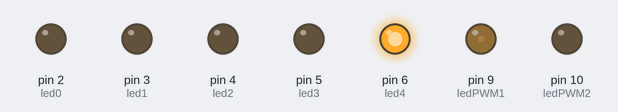
Bench run of a sketch on a simulated Arduino Uno, built with avr-gcc and run on an emulated ATmega328P. Shown: output pins drawn as LEDs (lit = HIGH).

Above: at 0.45 s.
At 0.7 s:
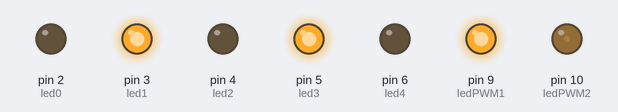
At 1.05 s:
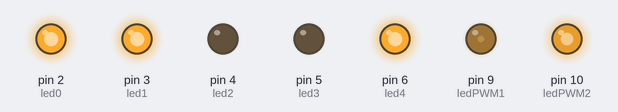
At 1.55 s:
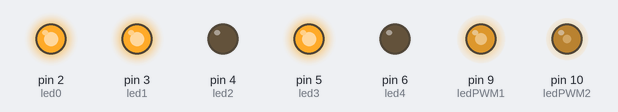
At 2.05 s:
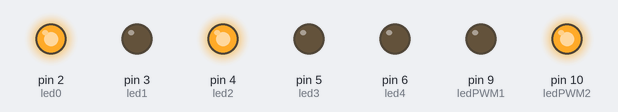
At 2.5 s:
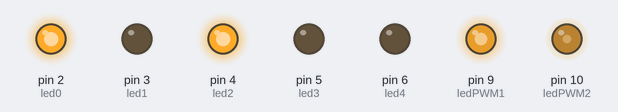
Timing chart, 0 to 5.8 s (numbered marks = the images above):
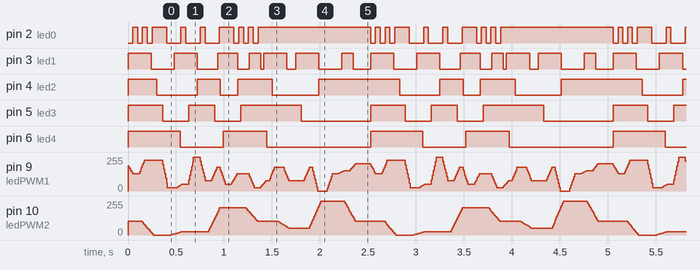

The sketch:

AtkelarXMas.ino
```cpp
// (licence header left out)
#include "avr/pgmspace.h"
// We need a tad bit more space for the blink-pattern table so
// we use the program space library and read back the data on-the-go.

// The LED port defaults are: 9 and 10 for PWM output, 2 to 6 for digital.
// The defaults keep pin 0 and 1 free to have
// debugging TX/RX available if needed.

#define ledPWM1 9
#define ledPWM2 10

#define led0 2
#define led1 3
#define led2 4
#define led3 5
#define led4 6

// The number of steps in the array. Could be calculated by length-of-data / 8.
#define STEPS 165

// The actual light info. To keep the loop simple, we use one byte per pin
// Version 2 would benefit from a structure with bits for digital outputs
// compressed into bit pattern. That way we could *maybe* get away without
// the progmem library. But the pattern generator would be more complicated.
// Pattern data is: 5 digital ports followed by 2 analog ports followed by
// the delay value. The actual loop delay might be slightly larger because
// of all the reading/writing overhead but should be neglectable in MHz clocks.
const byte data[] PROGMEM = {
  LOW, HIGH, HIGH, HIGH, HIGH, 191, 102, 10,
  LOW, HIGH, HIGH, HIGH, HIGH, 179, 102, 10,
  LOW, HIGH, HIGH, HIGH, HIGH, 166, 102, 10,
  LOW, HIGH, HIGH, HIGH, HIGH, 153, 102, 10,
  LOW, HIGH, HIGH, HIGH, HIGH, 141, 102, 10,
  HIGH, HIGH, HIGH, HIGH, HIGH, 128, 102, 50,
  LOW, HIGH, HIGH, HIGH, HIGH, 128, 102, 20,
  LOW, HIGH, HIGH, HIGH, HIGH, 145, 102, 10,
  LOW, HIGH, HIGH, HIGH, HIGH, 162, 102, 10,
  LOW, HIGH, HIGH, HIGH, HIGH, 179, 102, 10,
  HIGH, HIGH, HIGH, HIGH, HIGH, 196, 94, 10,
  HIGH, HIGH, HIGH, HIGH, HIGH, 213, 85, 10,
  HIGH, HIGH, HIGH, HIGH, HIGH, 230, 76, 10,
  HIGH, HIGH, HIGH, HIGH, HIGH, 230, 68, 10,
  HIGH, HIGH, HIGH, HIGH, HIGH, 230, 60, 10,
  LOW, HIGH, HIGH, HIGH, HIGH, 230, 51, 10,
  LOW, HIGH, HIGH, HIGH, HIGH, 230, 42, 10,
  LOW, HIGH, HIGH, HIGH, HIGH, 230, 34, 10,
  LOW, HIGH, HIGH, HIGH, HIGH, 230, 26, 10,
  LOW, LOW, HIGH, HIGH, HIGH, 230, 17, 10,
  HIGH, LOW, HIGH, HIGH, HIGH, 230, 8, 10,
  HIGH, LOW, HIGH, HIGH, HIGH, 230, 0, 40,
  HIGH, LOW, LOW, HIGH, HIGH, 230, 0, 60,
  HIGH, LOW, LOW, LOW, HIGH, 196, 0, 10,
  HIGH, LOW, LOW, LOW, HIGH, 162, 0, 10,
  HIGH, LOW, LOW, LOW, HIGH, 128, 0, 10,
  HIGH, LOW, LOW, LOW, HIGH, 94, 0, 10,
  LOW, LOW, LOW, LOW, HIGH, 60, 0, 10,
  LOW, LOW, LOW, LOW, HIGH, 26, 0, 40,
  LOW, LOW, LOW, LOW, HIGH, 26, 2, 10,
  LOW, LOW, LOW, LOW, HIGH, 26, 4, 10,
  LOW, LOW, LOW, LOW, HIGH, 26, 6, 10,
  LOW, HIGH, LOW, LOW, HIGH, 26, 9, 10,
  LOW, HIGH, LOW, LOW, HIGH, 26, 11, 10,
  LOW, HIGH, LOW, LOW, HIGH, 26, 13, 10,
  LOW, HIGH, LOW, LOW, HIGH, 30, 15, 10,
  LOW, HIGH, LOW, LOW, HIGH, 34, 17, 10,
  LOW, HIGH, LOW, LOW, HIGH, 38, 20, 10,
  LOW, HIGH, LOW, LOW, LOW, 43, 22, 10,
  HIGH, HIGH, LOW, LOW, LOW, 47, 24, 10,
  HIGH, HIGH, LOW, LOW, LOW, 51, 26, 40,
  LOW, HIGH, LOW, LOW, LOW, 51, 26, 30,
  LOW, HIGH, LOW, HIGH, LOW, 85, 26, 10,
  LOW, HIGH, LOW, HIGH, LOW, 119, 26, 10,
  LOW, HIGH, LOW, HIGH, LOW, 153, 26, 10,
  LOW, HIGH, LOW, HIGH, LOW, 187, 26, 10,
  LOW, HIGH, LOW, HIGH, LOW, 221, 26, 10,
  LOW, HIGH, LOW, HIGH, LOW, 255, 26, 40,
  LOW, LOW, HIGH, HIGH, LOW, 255, 26, 30,
  HIGH, LOW, HIGH, HIGH, LOW, 225, 26, 10,
  HIGH, LOW, HIGH, HIGH, LOW, 195, 26, 10,
  HIGH, LOW, HIGH, HIGH, LOW, 165, 26, 10,
  HIGH, LOW, HIGH, HIGH, LOW, 136, 26, 10,
  HIGH, LOW, HIGH, HIGH, LOW, 106, 26, 10,
  LOW, LOW, HIGH, HIGH, LOW, 76, 26, 40,
  LOW, LOW, HIGH, HIGH, LOW, 76, 41, 10,
  LOW, LOW, HIGH, HIGH, LOW, 76, 56, 10,
  LOW, LOW, HIGH, HIGH, LOW, 76, 70, 10,
  LOW, LOW, HIGH, HIGH, LOW, 93, 85, 10,
  LOW, LOW, HIGH, HIGH, LOW, 110, 100, 10,
  LOW, LOW, HIGH, HIGH, LOW, 127, 115, 10,
  LOW, LOW, HIGH, LOW, LOW, 144, 130, 10,
  LOW, LOW, HIGH, LOW, LOW, 161, 145, 10,
  LOW, LOW, HIGH, LOW, LOW, 178, 160, 10,
  LOW, HIGH, HIGH, LOW, LOW, 178, 174, 10,
  LOW, HIGH, HIGH, LOW, LOW, 178, 189, 10,
  HIGH, HIGH, HIGH, LOW, LOW, 178, 204, 10,
  HIGH, HIGH, LOW, LOW, LOW, 157, 204, 10,
  HIGH, HIGH, LOW, LOW, LOW, 136, 204, 10,
  HIGH, HIGH, LOW, LOW, LOW, 115, 204, 10,
  HIGH, HIGH, LOW, LOW, HIGH, 93, 204, 10,
  HIGH, HIGH, LOW, LOW, HIGH, 72, 204, 10,
  HIGH, HIGH, LOW, LOW, HIGH, 51, 204, 70,
  HIGH, HIGH, LOW, LOW, HIGH, 64, 204, 10,
  HIGH, HIGH, LOW, LOW, HIGH, 77, 204, 10,
  LOW, HIGH, LOW, LOW, HIGH, 90, 204, 10,
  LOW, HIGH, LOW, LOW, HIGH, 102, 204, 10,
  LOW, HIGH, LOW, LOW, HIGH, 115, 204, 10,
  LOW, HIGH, LOW, LOW, HIGH, 128, 204, 10,
  LOW, LOW, HIGH, LOW, HIGH, 128, 204, 10,
  HIGH, LOW, HIGH, LOW, HIGH, 128, 204, 20,
  HIGH, LOW, HIGH, HIGH, HIGH, 128, 204, 30,
  LOW, LOW, HIGH, HIGH, HIGH, 128, 204, 30,
  LOW, LOW, HIGH, HIGH, HIGH, 128, 196, 10,
  LOW, LOW, HIGH, HIGH, HIGH, 128, 187, 10,
  HIGH, LOW, HIGH, HIGH, HIGH, 128, 178, 10,
  HIGH, HIGH, HIGH, HIGH, HIGH, 111, 170, 10,
  HIGH, HIGH, HIGH, HIGH, HIGH, 94, 162, 10,
  HIGH, HIGH, HIGH, HIGH, HIGH, 77, 153, 10,
  HIGH, HIGH, HIGH, HIGH, HIGH, 60, 144, 10,
  LOW, HIGH, HIGH, HIGH, HIGH, 43, 136, 10,
  LOW, HIGH, HIGH, HIGH, HIGH, 26, 128, 10,
  LOW, HIGH, HIGH, HIGH, HIGH, 26, 119, 10,
  LOW, HIGH, HIGH, HIGH, HIGH, 26, 110, 10,
  LOW, HIGH, HIGH, HIGH, HIGH, 26, 102, 10,
  HIGH, HIGH, HIGH, HIGH, HIGH, 26, 102, 30,
  HIGH, LOW, HIGH, HIGH, HIGH, 34, 102, 10,
  HIGH, LOW, HIGH, HIGH, HIGH, 43, 102, 10,
  HIGH, LOW, HIGH, HIGH, HIGH, 51, 102, 10,
  HIGH, HIGH, HIGH, HIGH, HIGH, 59, 102, 10,
  HIGH, HIGH, HIGH, HIGH, HIGH, 68, 102, 10,
  HIGH, HIGH, HIGH, HIGH, HIGH, 76, 102, 10,
  HIGH, HIGH, HIGH, HIGH, LOW, 76, 102, 30,
  HIGH, HIGH, HIGH, HIGH, LOW, 93, 102, 10,
  HIGH, HIGH, HIGH, HIGH, LOW, 110, 102, 10,
  HIGH, HIGH, HIGH, HIGH, LOW, 127, 102, 10,
  HIGH, HIGH, LOW, HIGH, LOW, 144, 102, 10,
  HIGH, HIGH, LOW, HIGH, LOW, 161, 102, 10,
  HIGH, HIGH, LOW, HIGH, LOW, 178, 102, 40,
  HIGH, HIGH, LOW, HIGH, LOW, 178, 98, 10,
  HIGH, HIGH, LOW, HIGH, LOW, 178, 94, 10,
  HIGH, HIGH, LOW, HIGH, LOW, 178, 89, 10,
  HIGH, HIGH, LOW, HIGH, LOW, 178, 85, 10,
  HIGH, HIGH, LOW, HIGH, LOW, 178, 81, 10,
  HIGH, HIGH, LOW, HIGH, LOW, 178, 76, 10,
  HIGH, HIGH, LOW, HIGH, LOW, 161, 72, 10,
  HIGH, HIGH, LOW, HIGH, LOW, 144, 68, 10,
  HIGH, HIGH, LOW, HIGH, LOW, 127, 64, 10,
  HIGH, LOW, LOW, HIGH, LOW, 110, 60, 10,
  HIGH, LOW, LOW, HIGH, LOW, 93, 55, 10,
  HIGH, LOW, LOW, HIGH, LOW, 76, 51, 70,
  HIGH, HIGH, LOW, HIGH, LOW, 76, 51, 60,
  HIGH, HIGH, LOW, LOW, LOW, 76, 51, 30,
  HIGH, HIGH, LOW, LOW, LOW, 93, 51, 10,
  HIGH, HIGH, LOW, LOW, LOW, 110, 51, 10,
  HIGH, HIGH, LOW, LOW, LOW, 127, 51, 10,
  HIGH, HIGH, LOW, LOW, LOW, 144, 51, 10,
  HIGH, HIGH, LOW, LOW, LOW, 161, 51, 10,
  HIGH, HIGH, LOW, LOW, LOW, 178, 51, 10,
  HIGH, HIGH, LOW, LOW, LOW, 178, 68, 10,
  HIGH, HIGH, LOW, LOW, LOW, 178, 85, 10,
  HIGH, HIGH, LOW, LOW, LOW, 178, 102, 10,
  HIGH, HIGH, LOW, LOW, LOW, 148, 119, 10,
  HIGH, HIGH, LOW, LOW, LOW, 119, 136, 10,
  HIGH, HIGH, LOW, LOW, LOW, 89, 153, 10,
  HIGH, HIGH, LOW, LOW, LOW, 59, 170, 10,
  HIGH, HIGH, LOW, LOW, LOW, 30, 187, 10,
  HIGH, HIGH, LOW, LOW, LOW, 0, 204, 10,
  HIGH, LOW, HIGH, LOW, LOW, 0, 221, 10,
  HIGH, LOW, HIGH, LOW, LOW, 0, 238, 10,
  HIGH, LOW, HIGH, LOW, LOW, 0, 255, 70,
  HIGH, LOW, HIGH, LOW, LOW, 21, 255, 10,
  HIGH, LOW, HIGH, LOW, LOW, 43, 255, 10,
  HIGH, LOW, HIGH, LOW, LOW, 64, 255, 10,
  HIGH, LOW, HIGH, LOW, LOW, 85, 255, 10,
  HIGH, LOW, HIGH, LOW, LOW, 107, 255, 10,
  HIGH, LOW, HIGH, LOW, LOW, 128, 255, 70,
  HIGH, LOW, HIGH, LOW, LOW, 132, 255, 10,
  HIGH, LOW, HIGH, LOW, LOW, 136, 255, 10,
  HIGH, LOW, HIGH, LOW, LOW, 140, 255, 10,
  HIGH, HIGH, HIGH, LOW, LOW, 145, 255, 10,
  HIGH, HIGH, HIGH, LOW, LOW, 149, 255, 10,
  HIGH, HIGH, HIGH, LOW, LOW, 153, 255, 10,
  HIGH, HIGH, HIGH, LOW, LOW, 153, 242, 10,
  HIGH, HIGH, HIGH, LOW, LOW, 153, 230, 10,
  HIGH, HIGH, HIGH, LOW, LOW, 153, 217, 10,
  HIGH, HIGH, HIGH, LOW, LOW, 153, 204, 10,
  HIGH, HIGH, HIGH, LOW, LOW, 153, 191, 10,
  HIGH, HIGH, HIGH, LOW, LOW, 153, 178, 10,
  HIGH, HIGH, HIGH, LOW, LOW, 162, 166, 10,
  HIGH, HIGH, HIGH, LOW, LOW, 170, 153, 10,
  HIGH, HIGH, HIGH, LOW, LOW, 178, 140, 10,
  HIGH, LOW, HIGH, LOW, LOW, 187, 128, 10,
  HIGH, LOW, HIGH, LOW, LOW, 196, 115, 10,
  HIGH, LOW, HIGH, LOW, LOW, 204, 102, 160
 };

// The current step in the pattern.
int loopIndex = 0;

// Set up our output pins
void setup() {
  pinMode(ledPWM1, OUTPUT);
  pinMode(ledPWM2, OUTPUT);
  pinMode(led0, OUTPUT);
  pinMode(led1, OUTPUT);
  pinMode(led2, OUTPUT);
  pinMode(led3, OUTPUT);
  pinMode(led4, OUTPUT);
}

void loop() {

  // start the loop by showing the current index:
  int offset = loopIndex * 8;  // Current offset into the data array.

  // read and advance offset, the temp variable 'x' eases debugging
  int x = pgm_read_byte_near(data + offset++);
  digitalWrite(led0, x);

  x = pgm_read_byte_near(data + offset++);
  digitalWrite(led1, x);
  x = pgm_read_byte_near(data + offset++);
  digitalWrite(led2, x);
  x = pgm_read_byte_near(data + offset++);
  digitalWrite(led3, x);
  x = pgm_read_byte_near(data + offset++);
  digitalWrite(led4, x);

  x = pgm_read_byte_near(data + offset++);
  analogWrite(ledPWM1, x);
  x = pgm_read_byte_near(data + offset++);
  analogWrite(ledPWM2, x);

  x = pgm_read_byte_near(data + offset++);
  delay(x);

  // Step up and loop around if we are beyond our realm.
  loopIndex++;
  if (loopIndex >= STEPS)
    loopIndex = 0;
}
```

Measured:
- by itself, pin 4 (led2): repeats every 2.5 s: LOW 0.42 s, HIGH 0.24 s, LOW 0.18 s, HIGH 0.36 s, LOW 0.48 s, HIGH 0.84 s
- by itself, pin 5 (led3): repeats every 2.5 s: LOW 0.27 s, HIGH 0.27 s, LOW 0.27 s, HIGH 0.63 s, LOW 0.72 s, HIGH 0.36 s
- by itself, pin 6 (led4): repeats every 2.5 s: LOW 0.45 s, HIGH 0.45 s, LOW 1.1 s, HIGH 0.54 s
- by itself, pin 9 (ledPWM1): moves between 0/255 and 255/255, repeating every 2.5 s
- by itself, pin 3 (led1): repeats every 2.5 s: LOW 0.24 s, HIGH 0.24 s, LOW 0.21 s, HIGH 0.21 s, LOW 0.12 s, HIGH 0.12 s, LOW 0.03 s, HIGH 0.24 s, LOW 0.09 s, HIGH 0.24 s, LOW 0.24 s, HIGH 0.12 s, LOW 0.18 s, HIGH 0.24 s
- by itself, pin 2 (led0): repeats every 2.5 s: LOW 0.05 s, HIGH 0.05 s, LOW 0.05 s, HIGH 0.15 s, 2 × (LOW 0.15 s, HIGH 0.05 s), LOW 0.15 s, HIGH 0.15 s, 2 × (LOW 0.05 s, HIGH 0.05 s), LOW 0.05 s, HIGH 1.2 s, LOW 0.05 s, HIGH 0.05 s
